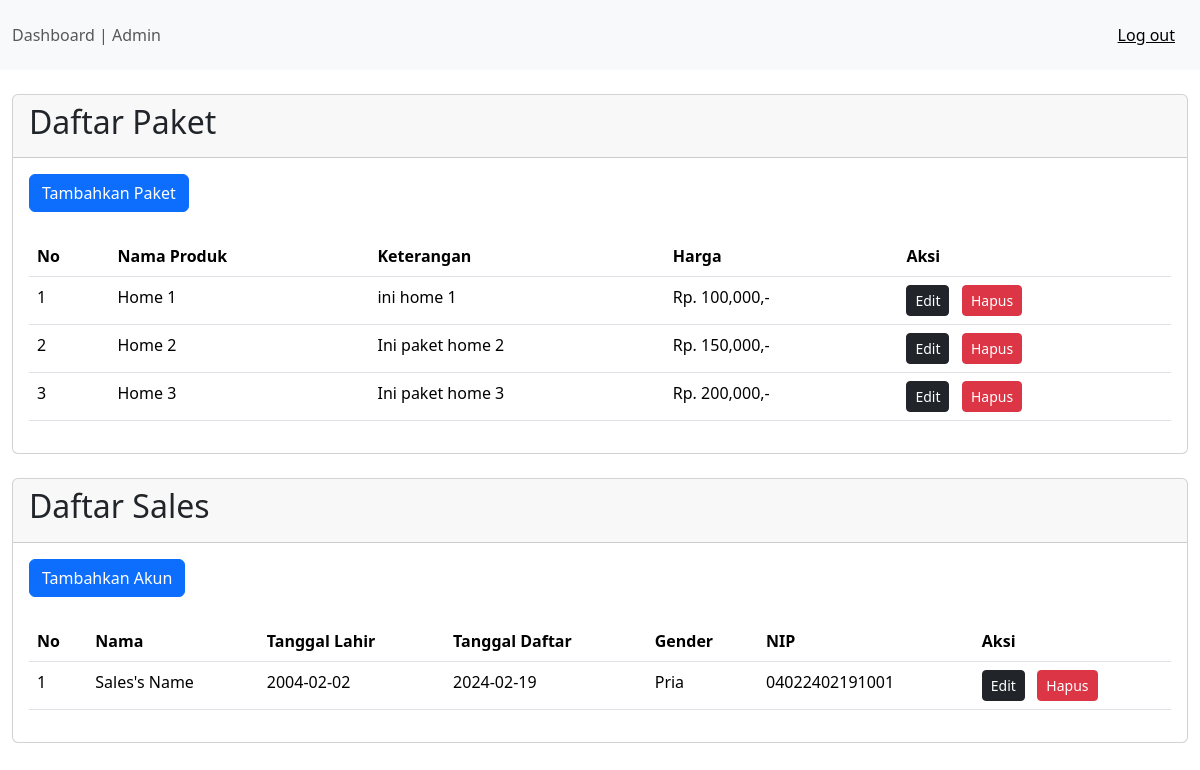
/admin/admin.php, run on the app's committed database.
### tables this page shows
CREATE TABLE `paket` (
  `id_paket` int(11) NOT NULL,
  `nama_paket` varchar(30) NOT NULL,
  `keterangan` text NOT NULL,
  `harga_paket` int(11) NOT NULL
);

CREATE TABLE `idnsales` (
  `id_sales` int(10) NOT NULL,
  `nama_sales` varchar(30) NOT NULL,
  `tgl_lhr` date NOT NULL,
  `tgl_daftar` date NOT NULL,
  `gender` varchar(8) NOT NULL,
  `nip` varchar(18) NOT NULL
);

### admin/admin.php (the view, shortened to what this page needs)
<?php
include_once("../config.php");
?>
<!DOCTYPE html>
<html>
<head>
  <link rel="stylesheet" href="../css/bootstrap.min.css">
</head>
<body>
		<nav class="navbar bg-body-tertiary" >
		<div class="container-fluid">
			<span class="navbar-text">
			Dashboard | Admin
			</span>
			<span class="navbar-text text-right">
				<a href="../logout.php" class="btn btn-link">Log out</a>
			</span>
		</div>
		</nav><br>
<div class="container-fluid">
		<div class="card">
		<div class="card-header">
			<h2>Daftar Paket</h2>
		</div>
		<div class="card-body">
				<a href="tambahpaket.php" class="btn btn-primary">Tambahkan Paket</a><br><br>
		<table class="table">
		<tr>
			<th>No</th>
			<th>Nama Produk</th>
			<th>Keterangan</th>
			<th>Harga</th>
			<th>Aksi</th>
		</tr>
		<?php
		$no=1;
		$hasil = mysqli_query($mysqli, "SELECT * FROM paket");
    	while($produk_paket = mysqli_fetch_array($hasil)) {
        echo "<tr>";
        echo "<td>".$no++."</td>";
        echo "<td>".$produk_paket['nama_paket']."</td>";
        echo "<td>".$produk_paket['keterangan']."</td>";
          echo "<td>Rp. ".number_format($produk_paket['harga_paket']).",- </td>";
        echo "<td>
		<a href='editpaket.php?id=$produk_paket[id_paket]' class='btn btn-dark btn-sm' >Edit</a> &nbsp;
		<a href='hapus.php?id=$produk_paket[id_paket]' class='btn btn-danger btn-sm' >Hapus</a></td></tr>";
    }
    ?>
		</table>
		</div>
		</div><br>
		<div class="card">
		<div class="card-header">
			<h2>Daftar Sales</h2>
		</div>
		<div class="card-body">
				<a href="tambah.php" class="btn btn-primary">Tambahkan Akun</a><br><br>
		<table class="table">
		<tr>
			<th>No</th>
			<th>Nama</th>
			<th>Tanggal Lahir</th>
			<th>Tanggal Daftar</th>
			<th>Gender</th>
			<th>NIP</th>
			<th>Aksi</th>
		</tr>
		<?php
		$no = 1;
		$hasil = mysqli_query($mysqli, "SELECT * FROM idnsales");
    	while($data_sales = mysqli_fetch_array($hasil)) {
        echo "<tr>";
        echo "<td>".$no++."</td>";
        echo "<td>".$data_sales['nama_sales']."</td>";
        echo "<td>".$data_sales['tgl_lhr']."</td>";
        echo "<td>".$data_sales['tgl_daftar']."</td>";
        echo "<td>".$data_sales['gender']."</td>";
        echo "<td>".$data_sales['nip']."</td>";
        echo "<td>
		<a href='edit.php?id=$data_sales[id_sales]' class='btn btn-dark btn-sm' >Edit</a> &nbsp;
		<a href='hapus.php?id=$data_sales[id_sales]' class='btn btn-danger btn-sm' >Hapus</a></td></tr>";
    }
    ?>
		</table>
		</div>
		</div>
</div>
</body>
</html>

### data on the page
paket: nama_paket "Home 1", keterangan "ini home 1", harga_paket "100,000"
paket: nama_paket "Home 2", keterangan "Ini paket home 2", harga_paket "150,000"
paket: nama_paket "Home 3", keterangan "Ini paket home 3", harga_paket "200,000"
idnsales: nama_sales "Sales's Name", tgl_lhr "2004-02-02", tgl_daftar "2024-02-19", gender "Pria", nip "04022402191001"
